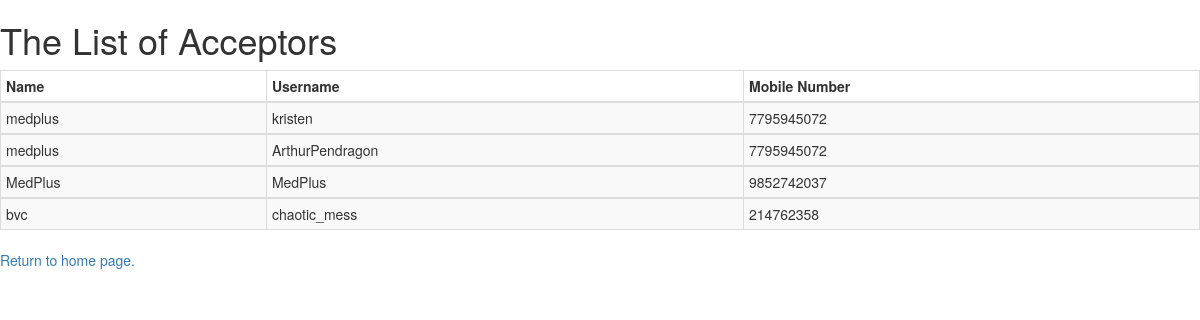
Page /acceptor on the committed database.
### MedicalDonation/models.py (models this page shows, shortened)
class Acceptor(models.Model):
    name = models.CharField(max_length=64)
    proprietor = models.CharField(max_length=64)
    license_no = models.CharField(max_length=64)
    address = models.CharField(max_length=128)
    pincode = models.PositiveIntegerField()
    UID = models.IntegerField(unique=True)
    start_time = models.TimeField(auto_now=True)
    end_time = models.TimeField(auto_now=True)
    email = models.EmailField()
    username = models.CharField(max_length=64, unique=True)
    password = models.CharField(max_length=16)
    Phone_no = models.IntegerField()
    image = models.FileField(upload_to='photos/acceptor')

### MedicalDonation/views.py (the view)
# urls.py: path("acceptor", views.acceptors, name= "Acceptor_view"),
def acceptors(request):
    context = {
    "acceptors": Acceptor.objects.all()
    }
    return render(request, "MedicalDonation/acceptor.html",context)

### MedicalDonation/templates/MedicalDonation/acceptor.html (shortened to what this page needs)
<!DOCTYPE html>
<html lang="en" dir="ltr">
  <head>
    <link rel="stylesheet" href="https://maxcdn.bootstrapcdn.com/bootstrap/3.3.7/css/bootstrap.min.css">
  </head>
  <body>
    <h1>The List of Acceptors</h1>
    {% load static %}
    <div class="">
      <table border="1" class="table table-striped table-bordered table-hover table-condensed">
        <thead>
          <th> <b>Name</b> </th>
          <th> <b>Username</b>  </th>
          <th> <b>Mobile Number</b> </th>
        </thead>
        {% for c in acceptors %}
        <tbody>
            <td>{{c.name}}</td>
            <td>{{c.username}}</td>
            <td>{{c.Phone_no}}</td>
        </tbody>
        {% endfor  %}
      </table>
      <a href="/">Return to home page.</a>
    </div>
  </body>
</html>

### rows in the picture
Acceptor: name "medplus", username "kristen", Phone_no "7795945072"
Acceptor: name "medplus", username "ArthurPendragon", Phone_no "7795945072"
Acceptor: name "MedPlus", username "MedPlus", Phone_no "9852742037"
Acceptor: name "bvc", username "chaotic_mess", Phone_no "214762358"
